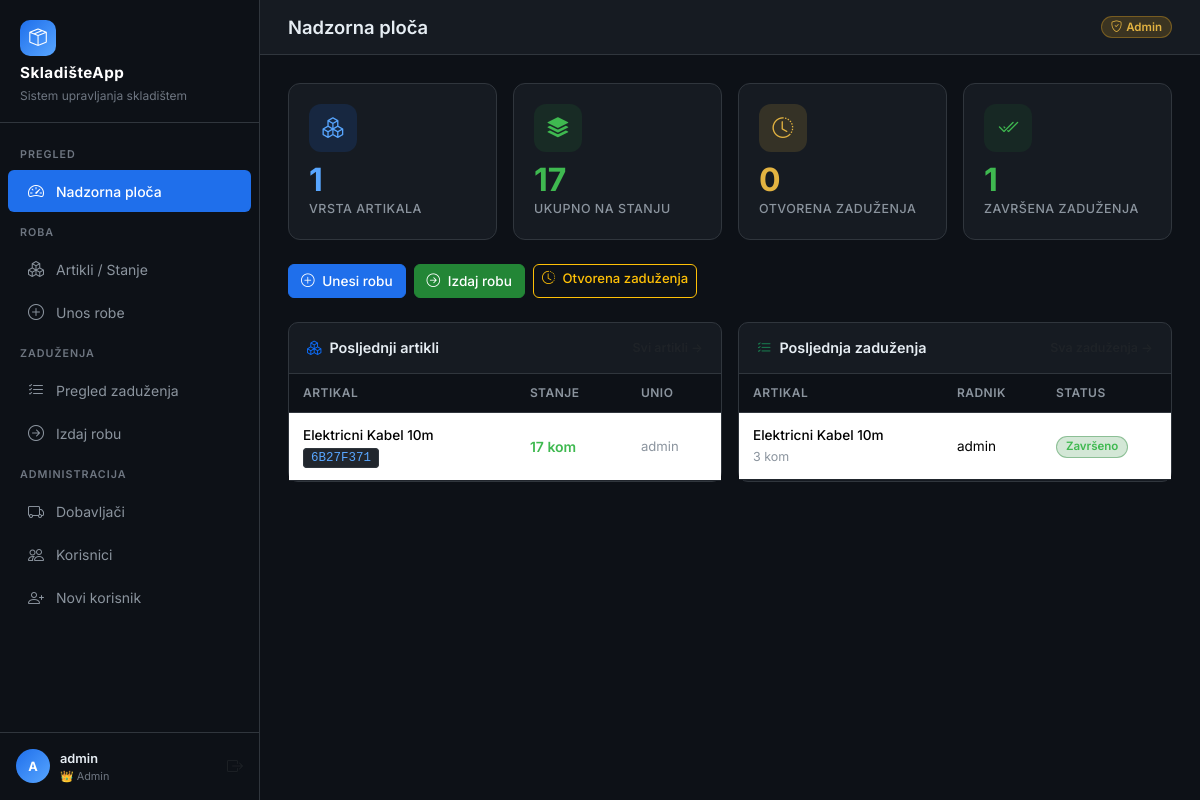
/ (signed in), run on the app's committed database.
### core/models.py (models this page shows, shortened)
class User(AbstractBaseUser, PermissionsMixin):
    ROLE_CHOICES = [
        ('ADMIN', 'Admin'),
        ('RADNIK', 'Radnik'),
    ]
    username = models.CharField(max_length=150, unique=True, verbose_name='Korisničko ime')
    role = models.CharField(max_length=10, choices=ROLE_CHOICES, default='RADNIK', verbose_name='Uloga')
    is_active = models.BooleanField(default=True)
    is_staff = models.BooleanField(default=False)
    date_joined = models.DateTimeField(auto_now_add=True)
    USERNAME_FIELD = 'username'
    REQUIRED_FIELDS = []
    objects = UserManager()
    class Meta:
        verbose_name = 'Korisnik'
        verbose_name_plural = 'Korisnici'
    @property
    def is_admin(self):
        return self.role == 'ADMIN'

class Artikal(models.Model):
    random_broj = models.CharField(max_length=20, unique=True, default=generate_random_broj, editable=False, verbose_name='Broj artikla')
    sifra_artikla = models.CharField(max_length=100, verbose_name='Šifra artikla')
    naziv_artikla = models.CharField(max_length=255, verbose_name='Naziv artikla')
    kolicina = models.PositiveIntegerField(default=0, verbose_name='Količina')
    cijena = models.DecimalField(max_digits=10, decimal_places=2, null=True, blank=True, verbose_name='Cijena (KM)')
    supplier = models.ForeignKey(
        Supplier, on_delete=models.SET_NULL, null=True, blank=True,
        related_name='artikli', verbose_name='Dobavljač'
    )
    datum_unosa = models.DateTimeField(auto_now_add=True, verbose_name='Datum unosa')
    unio = models.ForeignKey(User, on_delete=models.SET_NULL, null=True, related_name='uneseni_artikli', verbose_name='Unio')
    class Meta:
        verbose_name = 'Artikal'
        verbose_name_plural = 'Artikli'
        ordering = ['-datum_unosa']

class Zaduzenje(models.Model):
    STATUS_CHOICES = [
        ('DODIJELJENO', 'Dodijeljeno'),
        ('ZAVRSENO', 'Završeno'),
    ]
    artikal = models.ForeignKey(Artikal, on_delete=models.CASCADE, related_name='zaduzenja', verbose_name='Artikal')
    kome_izdato = models.ForeignKey(User, on_delete=models.CASCADE, related_name='zaduzenja', verbose_name='Kome izdato')
    kolicina = models.PositiveIntegerField(verbose_name='Količina')
    datum_dodjele = models.DateTimeField(auto_now_add=True, verbose_name='Datum dodjele')
    status = models.CharField(max_length=15, choices=STATUS_CHOICES, default='DODIJELJENO', verbose_name='Status')
    zavrsio = models.ForeignKey(User, on_delete=models.SET_NULL, null=True, blank=True, related_name='zavrsena_zaduzenja', verbose_name='Završio')
    datum_zavrsetka = models.DateTimeField(null=True, blank=True, verbose_name='Datum završetka')
    class Meta:
        verbose_name = 'Zaduženje'
        verbose_name_plural = 'Zaduženja'
        ordering = ['-datum_dodjele']

### core/views.py (the view)
# urls.py: path('', views.dashboard, name='dashboard'),
@login_required
def dashboard(request):
    total_artikala = Artikal.objects.count()
    ukupna_kolicina = Artikal.objects.aggregate(total=Sum('kolicina'))['total'] or 0
    otvorena_zaduzenja = Zaduzenje.objects.filter(status='DODIJELJENO').count()
    zavrsena_zaduzenja = Zaduzenje.objects.filter(status='ZAVRSENO').count()
    posljednji_artikli = Artikal.objects.select_related('unio').order_by('-datum_unosa')[:5]
    posljednja_zaduzenja = Zaduzenje.objects.select_related('artikal', 'kome_izdato').order_by('-datum_dodjele')[:5]
    context = {
        'total_artikala': total_artikala,
        'ukupna_kolicina': ukupna_kolicina,
        'otvorena_zaduzenja': otvorena_zaduzenja,
        'zavrsena_zaduzenja': zavrsena_zaduzenja,
        'posljednji_artikli': posljednji_artikli,
        'posljednja_zaduzenja': posljednja_zaduzenja,
    }
    return render(request, 'dashboard.html', context)

### templates/dashboard.html (shortened to what this page needs)
{% extends 'base.html' %}
{% block page_title %}Nadzorna ploča{% endblock %}
{% block content %}
<div class="row g-3 mb-4">
    <div class="col-6 col-xl-3">
        <div class="card stat-card h-100">
            <div class="stat-icon" style="background:rgba(31,111,235,0.15);">
                <i class="bi bi-boxes" style="color:#58a6ff"></i>
            </div>
            <div class="stat-value" style="color:#58a6ff">{{ total_artikala }}</div>
            <div class="stat-label">Vrsta artikala</div>
        </div>
    </div>
    <div class="col-6 col-xl-3">
        <div class="card stat-card h-100">
            <div class="stat-icon" style="background:rgba(35,134,54,0.15);">
                <i class="bi bi-stack" style="color:#3fb950"></i>
            </div>
            <div class="stat-value" style="color:#3fb950">{{ ukupna_kolicina }}</div>
            <div class="stat-label">Ukupno na stanju</div>
        </div>
    </div>
    <div class="col-6 col-xl-3">
        <div class="card stat-card h-100">
            <div class="stat-icon" style="background:rgba(227,179,65,0.15);">
                <i class="bi bi-clock-history" style="color:#e3b341"></i>
            </div>
            <div class="stat-value" style="color:#e3b341">{{ otvorena_zaduzenja }}</div>
            <div class="stat-label">Otvorena zaduženja</div>
        </div>
    </div>
    <div class="col-6 col-xl-3">
        <div class="card stat-card h-100">
            <div class="stat-icon" style="background:rgba(35,134,54,0.12);">
                <i class="bi bi-check2-all" style="color:#3fb950"></i>
            </div>
            <div class="stat-value" style="color:#3fb950">{{ zavrsena_zaduzenja }}</div>
            <div class="stat-label">Završena zaduženja</div>
        </div>
    </div>
</div>
<div class="row g-3 mb-4">
    <div class="col-12">
        <div class="d-flex gap-2 flex-wrap">
            <a href="{% url 'artikal_unos' %}" class="btn btn-primary">
                <i class="bi bi-plus-circle me-1"></i> Unesi robu
            </a>
            <a href="{% url 'zaduzenje_novo' %}" class="btn btn-success">
                <i class="bi bi-arrow-right-circle me-1"></i> Izdaj robu
            </a>
            <a href="{% url 'zaduzenja_lista' %}?status=DODIJELJENO" class="btn btn-outline-warning btn-sm"
                style="font-size:.82rem;">
                <i class="bi bi-clock-history me-1"></i> Otvorena zaduženja
            </a>
        </div>
    </div>
</div>
<div class="row g-3">
    <div class="col-lg-6">
        <div class="card h-100">
            <div class="card-header d-flex align-items-center justify-content-between">
                <span><i class="bi bi-boxes me-2 text-primary"></i>Posljednji artikli</span>
                <a href="{% url 'artikli_lista' %}" class="text-muted"
                    style="font-size:0.78rem; text-decoration:none;">Svi artikli →</a>
            </div>
            <div class="card-body p-0">
                {% if posljednji_artikli %}
                <table class="table table-borderless mb-0">
                    <thead>
                        <tr>
                            <th>Artikal</th>
                            <th>Stanje</th>
                            <th>Unio</th>
                        </tr>
                    </thead>
                    <tbody>
                        {% for a in posljednji_artikli %}
                        <tr>
                            <td>
                                <div style="font-weight:500; font-size:0.85rem">{{ a.naziv_artikla }}</div>
                                <span class="code-badge">{{ a.random_broj }}</span>
                            </td>
                            <td>
                                <span
                                    style="font-weight:600; color:{% if a.kolicina == 0 %}#f85149{% elif a.kolicina < 5 %}#e3b341{% else %}#3fb950{% endif %}">
                                    {{ a.kolicina }} kom
                                </span>
                            </td>
                            <td style="color:#8b949e; font-size:0.82rem">{{ a.unio.username }}</td>
                        </tr>
                        {% endfor %}
                    </tbody>
                </table>
                {% else %}
                <div class="empty-state">
                    <i class="bi bi-inbox"></i>
                    <p>Nema unesenih artikala.</p>
                </div>
                {% endif %}
            </div>
        </div>
    </div>
    <div class="col-lg-6">
        <div class="card h-100">
            <div class="card-header d-flex align-items-center justify-content-between">
                <span><i class="bi bi-list-check me-2 text-success"></i>Posljednja zaduženja</span>
                <a href="{% url 'zaduzenja_lista' %}" class="text-muted"
                    style="font-size:0.78rem; text-decoration:none;">Sva zaduženja →</a>
            </div>
            <div class="card-body p-0">
                {% if posljednja_zaduzenja %}
                <table class="table table-borderless mb-0">
                    <thead>
                        <tr>
                            <th>Artikal</th>
                            <th>Radnik</th>
                            <th>Status</th>
                        </tr>
                    </thead>
                    <tbody>
                        {% for z in posljednja_zaduzenja %}
                        <tr>
                            <td>
                                <div style="font-weight:500; font-size:0.85rem">{{ z.artikal.naziv_artikla }}</div>
                                <span style="color:#8b949e; font-size:0.78rem">{{ z.kolicina }} kom</span>
                            </td>
                            <td style="font-size:0.85rem">{{ z.kome_izdato.username }}</td>
                            <td>
                                <span
                                    class="badge {% if z.status == 'DODIJELJENO' %}badge-dodijeljeno{% else %}badge-zavrseno{% endif %}">
                                    {{ z.get_status_display }}
                                </span>
                            </td>
                        </tr>
                        {% endfor %}
                    </tbody>
                </table>
                {% else %}
                <div class="empty-state">
                    <i class="bi bi-clipboard-x"></i>
                    <p>Nema zaduženja.</p>
                </div>
                {% endif %}
            </div>
        </div>
    </div>
</div>
{% endblock %}

### templates/base.html (shortened to what this page needs)
<!DOCTYPE html>
<html lang="bs">
<head>
    <link href="https://cdn.jsdelivr.net/npm/bootstrap@5.3.2/dist/css/bootstrap.min.css" rel="stylesheet">
    <link href="https://cdn.jsdelivr.net/npm/bootstrap-icons@1.11.3/font/bootstrap-icons.css" rel="stylesheet">
</head>
<body>
    {% if user.is_authenticated %}
    <aside class="sidebar" id="sidebar">
        <div class="sidebar-brand">
            <div class="brand-icon">
                <i class="bi bi-box-seam text-white" style="font-size:1.1rem"></i>
            </div>
            <h5>SkladišteApp</h5>
            <small>Sistem upravljanja skladištem</small>
        </div>
        <nav class="sidebar-nav">
            <div class="nav-section-title">Pregled</div>
            <a href="{% url 'dashboard' %}"
                class="nav-link {% if request.resolver_match.url_name == 'dashboard' %}active{% endif %}">
                <i class="bi bi-speedometer2"></i> Nadzorna ploča
            </a>
            <div class="nav-section-title">Roba</div>
            <a href="{% url 'artikli_lista' %}"
                class="nav-link {% if 'artikli' in request.resolver_match.url_name %}active{% endif %}">
                <i class="bi bi-boxes"></i> Artikli / Stanje
            </a>
            <a href="{% url 'artikal_unos' %}"
                class="nav-link {% if request.resolver_match.url_name == 'artikal_unos' %}active{% endif %}">
                <i class="bi bi-plus-circle"></i> Unos robe
            </a>
            <div class="nav-section-title">Zaduženja</div>
            <a href="{% url 'zaduzenja_lista' %}"
                class="nav-link {% if request.resolver_match.url_name == 'zaduzenja_lista' %}active{% endif %}">
                <i class="bi bi-list-check"></i> Pregled zaduženja
            </a>
            <a href="{% url 'zaduzenje_novo' %}"
                class="nav-link {% if request.resolver_match.url_name == 'zaduzenje_novo' %}active{% endif %}">
                <i class="bi bi-arrow-right-circle"></i> Izdaj robu
            </a>
            {% if user.is_admin %}
            <div class="nav-section-title">Administracija</div>
            <a href="{% url 'dobavljaci_lista' %}"
                class="nav-link {% if 'dobavljac' in request.resolver_match.url_name %}active{% endif %}">
                <i class="bi bi-truck"></i> Dobavljači
            </a>
            <a href="{% url 'korisnici_lista' %}"
                class="nav-link {% if 'korisnici' in request.resolver_match.url_name %}active{% endif %}">
                <i class="bi bi-people"></i> Korisnici
            </a>
            <a href="{% url 'korisnik_novi' %}"
                class="nav-link {% if request.resolver_match.url_name == 'korisnik_novi' %}active{% endif %}">
                <i class="bi bi-person-plus"></i> Novi korisnik
            </a>
            {% endif %}
        </nav>
        <div class="sidebar-footer">
            <div class="user-card">
                <div class="user-avatar {% if user.is_admin %}avatar-admin{% else %}avatar-radnik{% endif %}">
                    {{ user.username|first|upper }}
                </div>
                <div class="user-info">
                    <div class="name">{{ user.username }}</div>
                    <div class="role-badge">
                        {% if user.is_admin %}👑 Admin{% else %}👷 Radnik{% endif %}
                    </div>
                </div>
                <a href="{% url 'logout' %}" class="text-muted ms-1" title="Odjava"
                    style="text-decoration:none; font-size:1rem;">
                    <i class="bi bi-box-arrow-right"></i>
                </a>
            </div>
        </div>
    </aside>
    <div class="main-content">
        <div class="topbar">
            <div class="d-flex align-items-center gap-3">
                <h1>{% block page_title %}Nadzorna ploča{% endblock %}</h1>
            </div>
            <div class="d-flex align-items-center gap-2">
                <span class="badge {% if user.is_admin %}badge-admin{% else %}badge-radnik{% endif %}">
                    {% if user.is_admin %}<i class="bi bi-shield-check me-1"></i>Admin{% else %}<i
                        class="bi bi-person-badge me-1"></i>Radnik{% endif %}
                </span>
            </div>
        </div>
        <div class="page-content">
            {% block content %}{% endblock %}
        </div>
    </div>
    {% endif %}
</body>
</html>

### data on the page
User: username|first "A", username "admin"
Artikal: naziv_artikla "Elektricni Kabel 10m", random_broj "6B27F371", kolicina "17", unio.username "admin"
Zaduzenje: artikal.naziv_artikla "Elektricni Kabel 10m", kolicina "3", kome_izdato.username "admin", status "Završeno"

### other printed values
{{ total_artikala }} "1"
{{ ukupna_kolicina }} "17"
{{ otvorena_zaduzenja }} "0"
{{ zavrsena_zaduzenja }} "1"
